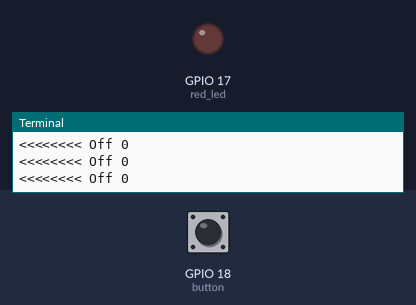
The program below on a simulated Raspberry Pi (BCM pin numbers). On the bench: output pins drawn as LEDs (lit = HIGH), the last lines printed to the terminal. Inputs (shaded band) come from the test bench; at power-on: GPIO 18 (button) HIGH.

Above: at 1.2 s.
1.3 s: GPIO 18 (button) pulled LOW for 1 s
At 2.1 s:
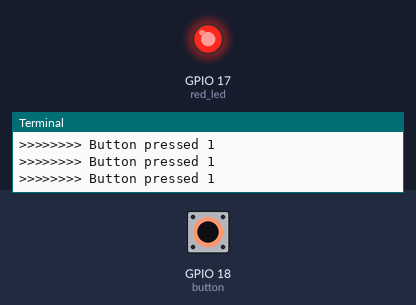
4.3 s: GPIO 18 (button) pulled LOW for 3.2 s
At 4.45 s:
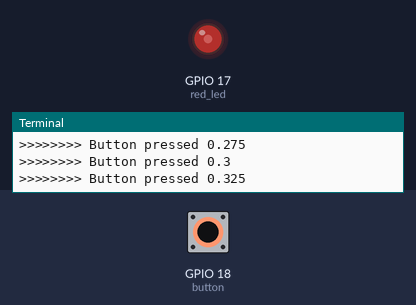
Timing chart, 0 to 9.4 s (numbered marks = the images above; inputs shaded):
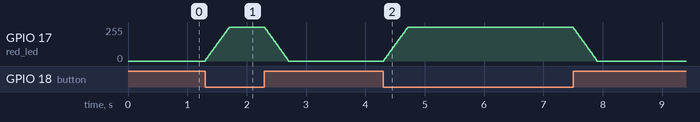

Measured:
- after the input at 1.3 s, GPIO 17 (red_led): rises from 0/255 to 255/255 in 0.40 s, then falls to 0/255 in 1.0 s
- after the input at 4.3 s, GPIO 17 (red_led): rises from 0/255 to 255/255 in 0.40 s, then falls to 0/255 in 3.2 s

The program:

button-glow.py
```python
from gpiozero import PWMLED
from gpiozero import Button
from gpiozero.pins.pigpio import PiGPIOFactory
from time import sleep

factory = PiGPIOFactory(host="192.168.0.172")
red_led = PWMLED(pin="GPIO17",pin_factory=factory)
button = Button(pin="GPIO18", pin_factory=factory)

def setup():
    print("setup ...")

def destroy():
    print("Saliendo ... ")
    red_led.off()

def loop():
    print("Looping")
    valor = 0.0
    incremento = 0.025
    while True:
        if button.is_active:
            print(f">>>>>>>> Button pressed {valor}")
            valor = round(valor + incremento,3)
            if valor > 1:
                valor = 1
            red_led.value = valor
        else:
            print(f"<<<<<<<< Off {valor}")
            valor = round(valor - incremento,3)
            if valor < 0:
                valor = 0
            red_led.value = valor
        sleep(0.01)

if __name__ == "__main__":
    print("---- Inicializando programa -----\n---- Button Glow ----")
    setup()
    try:
            loop()
    except KeyboardInterrupt:
        destroy()
```
